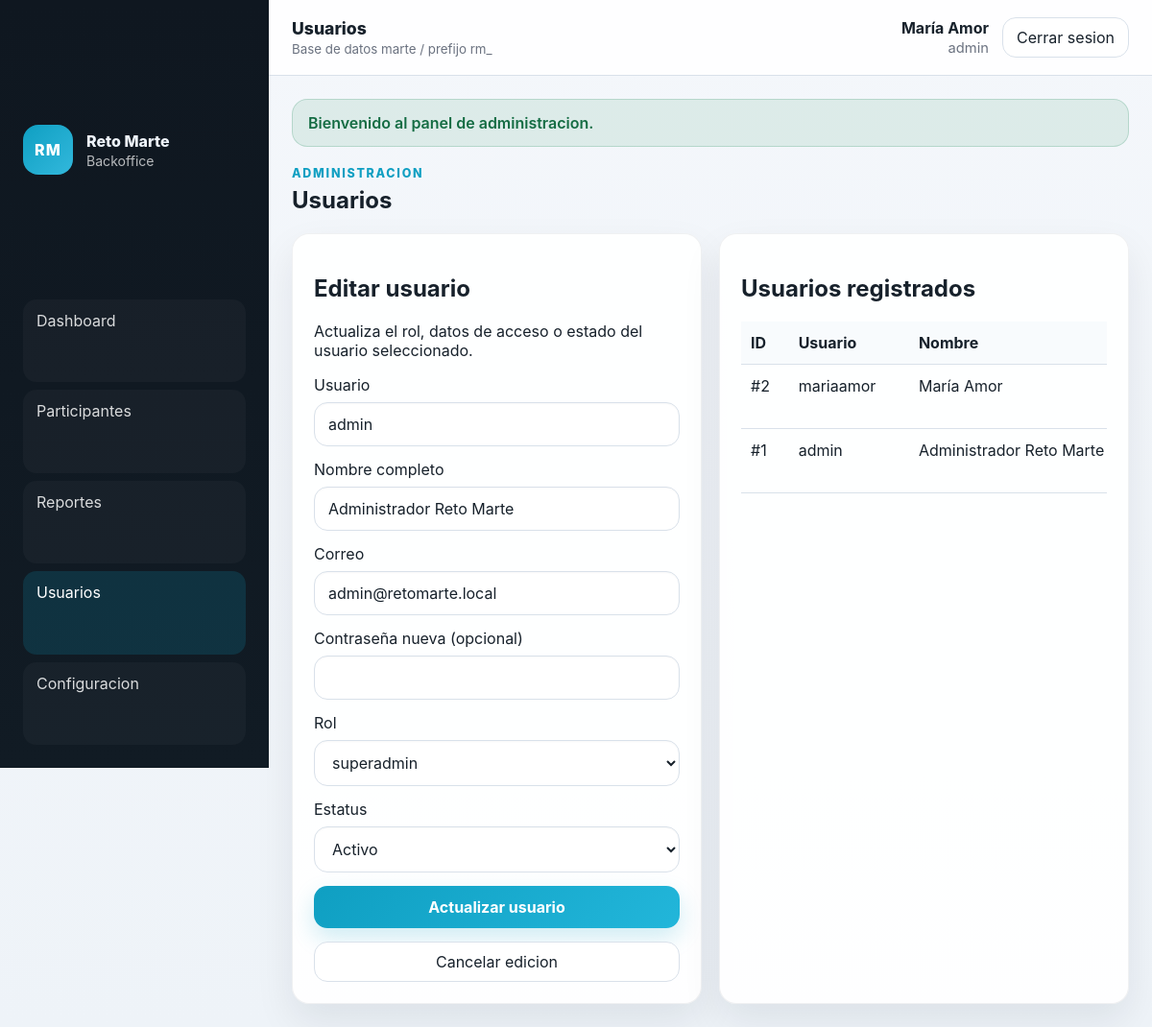
Screenshot of /admin/index.php?route=users&edit=1 (signed in) with the database file from the repository.
### tables this page shows
CREATE TABLE `rm_usuarios` (
  `rm_user_id` bigint(20) UNSIGNED NOT NULL,
  `username` varchar(80) NOT NULL,
  `password_hash` varchar(255) NOT NULL,
  `full_name` varchar(150) NOT NULL,
  `email` varchar(190) DEFAULT NULL,
  `role_name` enum('superadmin','admin','editor') NOT NULL DEFAULT 'admin',
  `is_active` tinyint(1) NOT NULL DEFAULT 1,
  `last_login_at` timestamp NULL DEFAULT NULL,
  `created_at` timestamp NOT NULL DEFAULT current_timestamp(),
  `updated_at` timestamp NOT NULL DEFAULT current_timestamp() ON UPDATE current_timestamp()
);

### admin/app/helpers.php (called while the page is built, shortened)
<?php
function admin_h(?string $value): string
{
    return htmlspecialchars((string)$value, ENT_QUOTES, 'UTF-8');
}
function admin_url(string $route, array $params = []): string
{
    $query = array_merge(['route' => $route], $params);
    return 'index.php?' . http_build_query($query);
}
function admin_asset(string $path): string
{
    return 'assets/' . ltrim($path, '/');
}
function admin_flash_get(): ?array
{
    $flash = $_SESSION['_rm_flash'];
    return is_array($flash) ? $flash : null;
}
function admin_current_user(): ?array
{
    return isset($_SESSION['rm_admin_user']) && is_array($_SESSION['rm_admin_user']) ? $_SESSION['rm_admin_user'] : null;
}
function admin_render(string $view, array $data = []): void
{
    extract($data, EXTR_SKIP);
    $viewFile = RM_VIEWS_PATH . '/' . $view . '.php';
    include $viewFile;
    $content = ob_get_clean();
    $layoutFile = RM_VIEWS_PATH . '/layout.php';
    include $layoutFile;
}

### admin/app/controllers/BackofficeController.php (called while the page is built, shortened)
<?php
class BackofficeController
{
    public function users(): void
    {
        $currentUser = admin_current_user();
        $editUserId = (int) ($_GET['edit'] ?? 0);
        $editUser = $editUserId > 0 ? $this->model->findUserById($editUserId) : null;
        admin_render('users/index', [
            'pageTitle' => 'Usuarios',
            'route' => 'users',
            'users' => $this->model->listUsers(),
            'editUser' => $editUser,
            'availableRoles' => ['admin', 'superadmin', 'editor'],
            'currentUser' => $currentUser,
        ]);
    }
}

### admin/index.php (called while the page is built, shortened)
<?php
$pdo = rm_get_pdo();
$model = new BackofficeModel($pdo);
$authController = new AuthController($model);
$backofficeController = new BackofficeController($model);
$route = $_GET['route'] ?? (admin_is_logged_in() ? 'dashboard' : 'login');
$routes = [
	'login' => [$authController, 'showLogin'],
	'authenticate' => [$authController, 'login'],
	'logout' => [$authController, 'logout'],
	'dashboard' => [$backofficeController, 'dashboard'],
	'participants' => [$backofficeController, 'participants'],
	'participant_show' => [$backofficeController, 'participantShow'],
	'reports' => [$backofficeController, 'reports'],
	'export' => [$backofficeController, 'export'],
	'users' => [$backofficeController, 'users'],
	'settings' => [$backofficeController, 'settings'],
	'not_found' => [$backofficeController, 'notFound'],
];
$action = $routes[$route] ?? $routes['not_found'];
call_user_func($action, $route);

### admin/app/models/BackofficeModel.php (called while the page is built, shortened)
<?php
class BackofficeModel
{
    public function findUserById(int $userId): ?array
    {
        $stmt = $this->pdo->prepare('SELECT rm_user_id, username, full_name, email, role_name, is_active, last_login_at, created_at FROM rm_usuarios WHERE rm_user_id = :id LIMIT 1');
        $stmt->execute(['id' => $userId]);
        $user = $stmt->fetch();
        return $user ?: null;
    }
    public function listUsers(): array
    {
        $stmt = $this->pdo->query('SELECT rm_user_id, username, full_name, email, role_name, is_active, last_login_at, created_at FROM rm_usuarios ORDER BY rm_user_id DESC');
        return $stmt->fetchAll();
    }
}

### admin/app/views/users/index.php (the view, shortened to what this page needs)
<section class="page-head">
  <div>
    <p class="eyebrow">Administracion</p>
    <h1>Usuarios</h1>
  </div>
</section>
<?php
$editing = is_array($editUser ?? null);
$roles = is_array($availableRoles ?? null) ? $availableRoles : ['admin', 'superadmin', 'editor'];
?>
<section class="panel-grid">
  <article class="panel-card">
    <h2><?= $editing ? 'Editar usuario' : 'Crear usuario' ?></h2>
    <p><?= $editing ? 'Actualiza el rol, datos de acceso o estado del usuario seleccionado.' : 'Este modulo queda listo para ampliar accesos al backoffice.' ?></p>
    <form method="post" action="<?= admin_url('users') ?>" class="stack-form">
      <label><span>Usuario</span><input type="text" name="username" value="<?= admin_h($editUser['username'] ?? '') ?>" required /></label>
      <label><span>Nombre completo</span><input type="text" name="full_name" value="<?= admin_h($editUser['full_name'] ?? '') ?>" required /></label>
      <label><span>Correo</span><input type="email" name="email" value="<?= admin_h($editUser['email'] ?? '') ?>" /></label>
      <label><span>Contraseña<?= $editing ? ' nueva (opcional)' : '' ?></span><input type="password" name="password" <?= $editing ? '' : 'required' ?> /></label>
      <label><span>Rol</span>
        <select name="role_name">
          <?php foreach ($roles as $role): ?>
            <option value="<?= admin_h($role) ?>" <?= ($editUser['role_name'] ?? 'admin') === $role ? 'selected' : '' ?>><?= admin_h($role) ?></option>
          <?php endforeach; ?>
        </select>
      </label>
      <?php if ($editing): ?>
        <label><span>Estatus</span>
          <select name="is_active">
            <option value="1" <?= ((int) ($editUser['is_active'] ?? 1) === 1) ? 'selected' : '' ?>>Activo</option>
          </select>
        </label>
      <?php endif; ?>
      <button type="submit"><?= $editing ? 'Actualizar usuario' : 'Guardar usuario' ?></button>
      <?php if ($editing): ?>
        <a class="secondary-link" href="<?= admin_url('users') ?>">Cancelar edicion</a>
      <?php endif; ?>
    </form>
  </article>
  <article class="panel-card">
    <h2>Usuarios registrados</h2>
    <div class="table-scroll compact">
      <table>
        <thead><tr><th>ID</th><th>Usuario</th><th>Nombre</th><th>Rol</th><th>Activo</th><th>Ultimo acceso</th><th>Acciones</th></tr></thead>
        <tbody>
          <?php foreach ($users as $user): ?>
            <tr>
              <td>#<?= admin_h((string) $user['rm_user_id']) ?></td>
              <td><?= admin_h($user['username']) ?></td>
              <td><?= admin_h($user['full_name']) ?></td>
            </tr>
          <?php endforeach; ?>
        </tbody>
      </table>
    </div>
  </article>
</section>

### admin/app/views/layout.php (shortened to what this page needs)
<!doctype html>
<html lang="es">
<head>
  <link rel="stylesheet" href="<?= admin_asset('admin.css') ?>" />
</head>
<body class="admin-shell">
  <div class="admin-app">
    <aside class="sidebar" id="sidebar">
      <div class="brand-block">
        <div class="brand-mark">RM</div>
        <div>
          <strong>Reto Marte</strong>
          <span>Backoffice</span>
        </div>
      </div>
      <nav class="sidebar-nav">
        <a class="<?= ($route ?? '') === 'dashboard' ? 'active' : '' ?>" href="<?= admin_url('dashboard') ?>">Dashboard</a>
        <a class="<?= ($route ?? '') === 'participants' ? 'active' : '' ?>" href="<?= admin_url('participants') ?>">Participantes</a>
        <a class="<?= ($route ?? '') === 'reports' ? 'active' : '' ?>" href="<?= admin_url('reports') ?>">Reportes</a>
        <a class="<?= ($route ?? '') === 'users' ? 'active' : '' ?>" href="<?= admin_url('users') ?>">Usuarios</a>
        <a class="<?= ($route ?? '') === 'settings' ? 'active' : '' ?>" href="<?= admin_url('settings') ?>">Configuracion</a>
      </nav>
    </aside>
    <div class="admin-main">
      <header class="topbar">
        <div class="topbar-title">
          <span><?= admin_h($pageTitle ?? 'Panel') ?></span>
          <small>Base de datos marte / prefijo rm_</small>
        </div>
        <div class="topbar-user">
          <div class="user-meta">
            <strong><?= admin_h($currentUser['full_name'] ?? 'Administrador') ?></strong>
            <span><?= admin_h($currentUser['role_name'] ?? 'admin') ?></span>
          </div>
          <a class="logout-link" href="<?= admin_url('logout') ?>">Cerrar sesion</a>
        </div>
      </header>
      <main class="content-wrap">
        <?php if ($flash = admin_flash_get()): ?>
          <div class="flash flash-<?= admin_h($flash['type'] ?? 'info') ?>"><?= admin_h($flash['message'] ?? '') ?></div>
        <?php endif; ?>
        <?= $content ?>
      </main>
    </div>
  </div>
</body>
</html>

### rows the page displays
rm_usuarios: full_name "María Amor", role_name "admin", rm_user_id "2", username "mariaamor"
rm_usuarios: username "admin", full_name "Administrador Reto Marte", email "admin@retomarte.local", role_name "superadmin", is_active "Activo", rm_user_id "1"

### other values shown
admin_h($pageTitle ?? 'Panel') "Usuarios"
admin_h($flash['message'] ?? '') "Bienvenido al panel de administracion."
